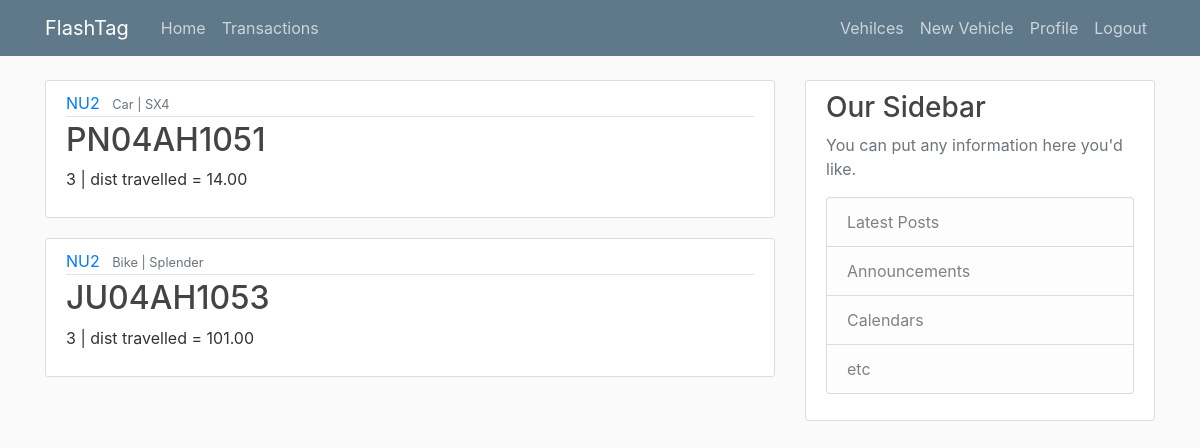
Screenshot of /user/NU2/ (signed in) with the database file from the repository.
### User/models.py (models this page shows, shortened)
class Vehicle(models.Model):
    user = models.ForeignKey(DjangoUser, on_delete=models.CASCADE)
    vehicle_number = models.CharField(max_length = 10,primary_key=True)
    vehicle_type = models.CharField(max_length = 10)
    vehicle_model = models.CharField(max_length = 10)
    vehicle_distance = models.DecimalField(max_digits=10,decimal_places=2,default=0)

### User/views.py (the view)
# urls.py: path('user/<str:username>/', User_views.VehicleListView.as_view(), name='User-home'),
class VehicleListView(LoginRequiredMixin, ListView):
    model = Vehicle
    template_name = 'User/vehicles.html'
    context_object_name = "vehicles"
    paginate_by = 5 #pagination
    login_url = 'User-login'
    def get_queryset(self):
        curr_user = get_object_or_404(DjangoUser, username=self.kwargs.get('username'))
        return Vehicle.objects.filter(user=curr_user).order_by('-vehicle_number')

### User/templates/User/vehicles.html (shortened to what this page needs)
{% extends "User/base.html" %}
{% block content %}
    {% for vehicle in vehicles %}
    <article class="media content-section">
        <div class="media-body">
          <div class="article-metadata">
            <a class="mr-2" href="#">{{ vehicle.user.username }}</a>
            <small class="text-muted"> {{ vehicle.vehicle_type }} | {{ vehicle.vehicle_model }} </small>
          </div>
          <h2><a class="article-title" href="#">{{ vehicle.vehicle_number }}</a></h2>
          <p class="article-content">{{ vehicle.user.id }} | dist travelled = {{ vehicle.vehicle_distance }}</p>
        </div>
      </article>
    {% endfor %}
{% endblock content %}

### User/static/User/main.css (style rules this page uses)
body { background: #fafafa; color: #333333; margin-top: 5rem; }
h1, h2, h3, h4, h5, h6 { color: #444444; }
.content-section { background: #ffffff; padding: 10px 20px; border: 1px solid #dddddd; border-radius: 3px; margin-bottom: 20px; }
.article-title { color: #444444; }
.article-content { white-space: pre-line; }
.article-metadata { padding-bottom: 1px; margin-bottom: 4px; border-bottom: 1px solid #e3e3e3 }

### rows the page displays
Vehicle: user.username "NU2", vehicle_type "Car", vehicle_model "SX4", vehicle_number "PN04AH1051", user.id "3", vehicle_distance "14.00"
Vehicle: user.username "NU2", vehicle_type "Bike", vehicle_model "Splender", vehicle_number "JU04AH1053", user.id "3", vehicle_distance "101.00"
